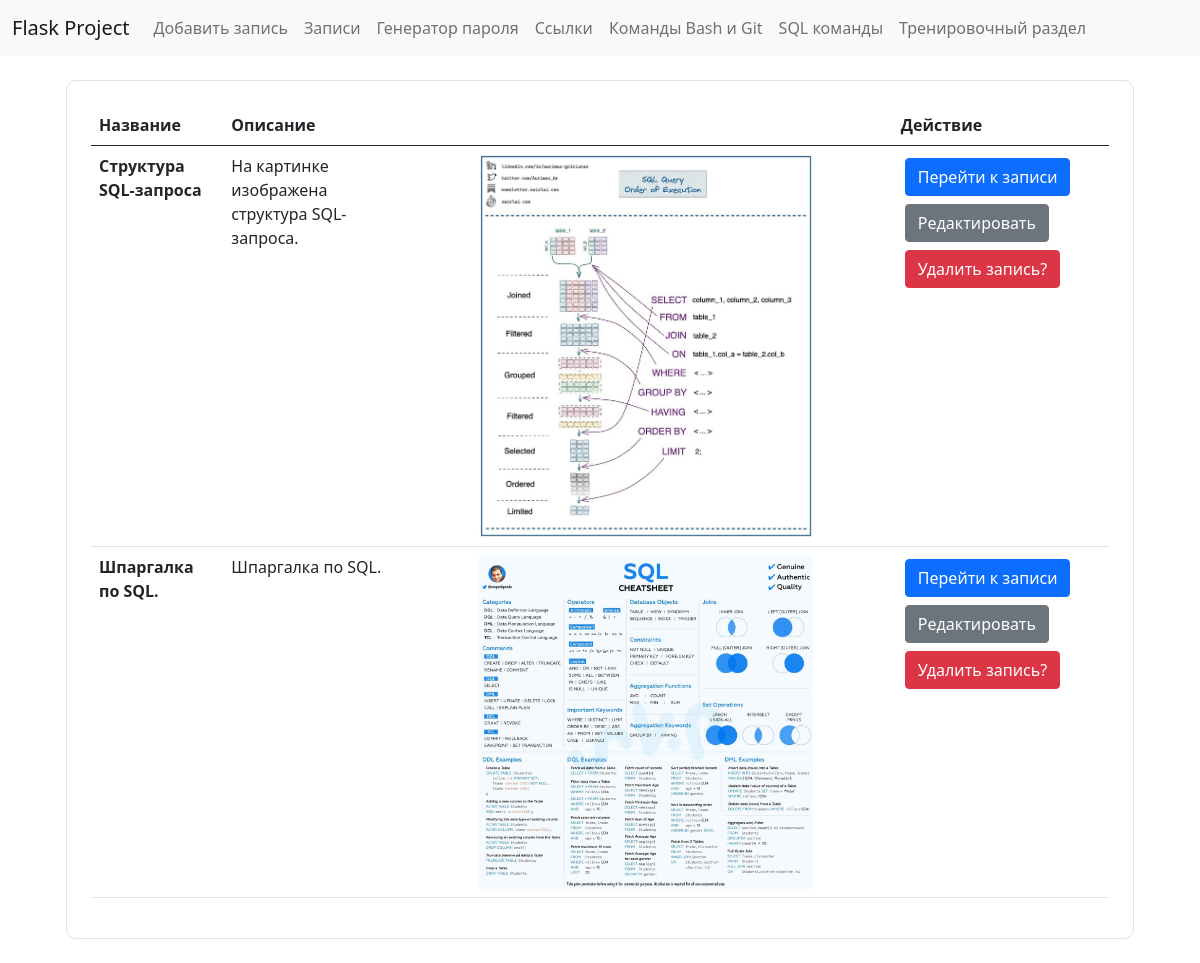
The page /posts on the database its author committed.
### tables this page shows
CREATE TABLE "posts"
(
    id         INTEGER
        primary key autoincrement,
    title      TEXT not null,
    content    TEXT not null,
    image_post TEXT default 'no_image.png'
);

### app.py (the view)
@app.route("/posts")
def posts():
    conn = get_db_connection()
    posts = conn.execute("SELECT * FROM posts").fetchall()
    conn.close()
    return render_template("posts/posts.html", posts=posts)

### app.py (called while the page is built)
def get_db_connection():
    conn = sqlite3.connect("database.db")
    conn.row_factory = sqlite3.Row
    return conn

### templates/posts/posts.html (shortened to what this page needs)
{% extends "base.html" %}
{% block content %}
<div class="bd-example">
   <table class="table">
      <thead>
      <tr>
         <th scope="col">Название</th>
         <th scope="col">Описание</th>
         <th scope="col"></th>
         <th scope="col">Действие</th>
      </tr>
      </thead>
      <tbody>
      {% for post in posts %}
      <tr>
         <th>{{ post['title'] }}</th>
         <td>{{ post['content'] }}</td>
         <td><img src="/static/images/{{ post.image_post }}" class="rounded mx-auto d-block" ></td>
         <td>
            <a href="{{ url_for('get_post', post_id=post['id']) }}" class="btn btn-primary m-1" >Перейти к записи</a>
            <a href="{{ url_for('edit_post', id=post['id']) }}" class="btn btn-secondary m-1 w-1">Редактировать</a>
            <form action="{{ url_for('delete', id=post['id']) }}" method="POST">
               <input type="submit" value="Удалить запись?"
                  class="btn btn-danger m-1"
                  onclick="return confirm('Вы уверены что хотите удалить запись?')">
            </form>
         </td>
      </tr>
      {% endfor %}
      </tbody>
   </table>
</div>
 {% endblock %}

### templates/base.html (shortened to what this page needs)
<!doctype html>
<html>
   <head>
      <link href="https://cdn.jsdelivr.net/npm/bootstrap@5.0.2/dist/css/bootstrap.min.css" rel="stylesheet">
      <link href="{{ url_for('static', filename='styles.css') }}" rel="stylesheet">
   </head>
   <body>
      {% include 'navbar.html' %}
      <main class="container">
         {% block content %}
         {% endblock %}
      </main>
   </body>
</html>

### templates/navbar.html (shortened to what this page needs)
<nav class="navbar navbar-expand-lg navbar-light bg-light">
   <div class="container-fluid">
      <a class="navbar-brand" href="{{ url_for('index') }}">Flask Project</a>
     <div class="collapse navbar-collapse" id="navbarNavAltMarkup">
       <div class="navbar-nav">
         <a class="nav-link" href="{{ url_for('new_post') }}">Добавить запись</a>
         <a class="nav-link" href="{{ url_for('posts') }}">Записи</a>
         <a class="nav-link" href="{{ url_for('password') }}">Генератор пароля</a>
         <a class="nav-link" href="{{ url_for('links') }}">Ссылки</a>
         <a class="nav-link" href="{{ url_for('git_and_bashes') }}">Команды Bash и Git</a>
         <a class="nav-link" href="{{ url_for('sql') }}">SQL команды</a>
         <a class="nav-link" href="{{ url_for('trains') }}">Тренировочный раздел</a>
       </div>
     </div>
   </div>
</nav>

### static/styles.css (style rules this page uses)
* { font-family: system-ui; }
.nav-link { padding: 0; }
a { color: black; text-decoration: none; }
img { width: 70%; }
.bd-example { padding: 1.5rem; margin: 1.5rem; border-radius: 10px; border: solid #dee2e6 1px; }

### rows shown on the page
posts: title "Структура SQL-запроса", content "На картинке изображена структура SQL-запроса.", image_post (picture)
posts: title "Шпаргалка по SQL.", content "Шпаргалка по SQL.", image_post (picture)
